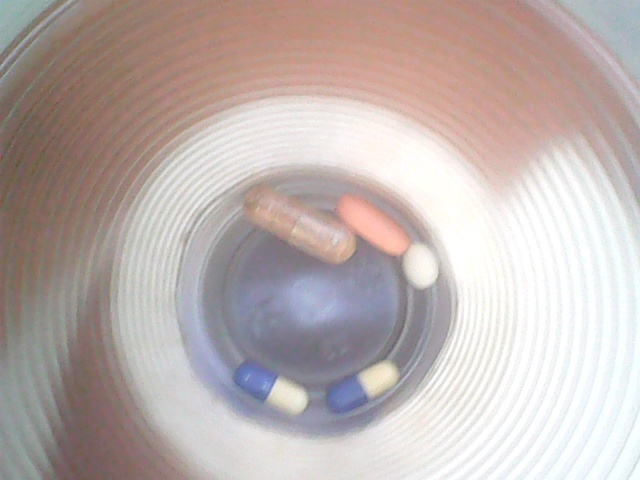
#> input picture resuorses/test10.jpg, 640 x 480 px, given in place of the camera
$ python pill_detector.py --image resuorses/test10.jpg   (older library calls are emulated)
#> lines starting #> are read from the running program, lines starting #| are printed output that depends on the picture; after the words box and inside, x2 and y2 are one past the last pixel; in counts of white or black regions, pixels touching at a corner belong together
# USAGE
# python object_size.py --image images/example_01.png --width 0.955
# python object_size.py --image images/example_02.png --width 0.955
# python object_size.py --image images/example_03.png --width 3.5

# import the necessary packages
from scipy.spatial import distance as dist
from imutils import perspective
from imutils import contours
import numpy as np
import argparse
import imutils
import cv2


def midpoint(ptA, ptB):
    return ((ptA[0] + ptB[0]) * 0.5, (ptA[1] + ptB[1]) * 0.5)


######################### take_pic_from_cam function #########################
# Function for take picture from camera
def take_pic_from_cam():
    cam = cv2.VideoCapture(0)  # 0 -> index of camera
    s, img = cam.read()
#> img is the input picture: shape (480, 640, 3); mean B, G, R 174.2, 177.1, 189.1
    return img


######################### save_pic_to_path function #########################
# Function for save picture in path
def save_pic_to_path(img, path):
    cv2.imwrite(path, img)


################## amount_of_pills function #######################
# Function for identifies the number of pills in cup using image recognition
def amount_of_pills():
    save_pic_to_path(take_pic_from_cam(), "/home/pi/PycharmProjects/HarelAz-Final-Project---drug-distribution-robot-/resuorses/temp.jpg")
    # construct the argument parse and parse the arguments
    ap = argparse.ArgumentParser()
    ap.add_argument("-i", "--image", default="",
                    help="path to the input image")
    ap.add_argument("-w", "--width", type=float, default=0.5,
                    help="width of the left-most object in the image (in inches)")
    args = vars(ap.parse_args())

    # load the image, convert it to grayscale, and blur it slightly
    # image = cv2.imread(args["image"])
    image = cv2.imread("/home/pi/PycharmProjects/HarelAz-Final-Project---drug-distribution-robot-/resuorses/temp.jpg")
    gray = cv2.cvtColor(image, cv2.COLOR_BGR2GRAY)
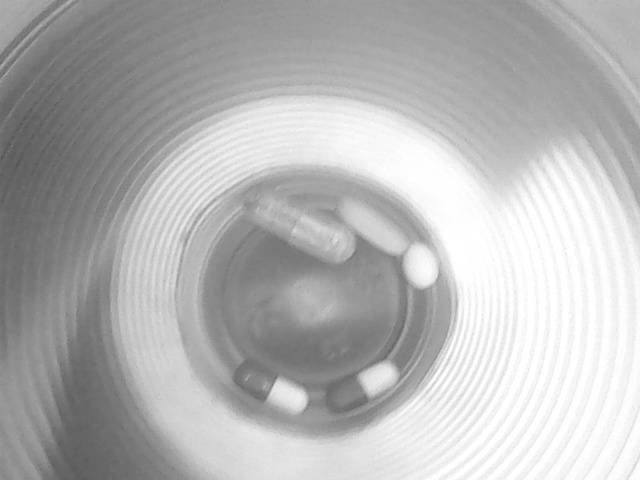
#> gray: shape (480, 640); min 84, max 255, mean 180.3
    gray = cv2.GaussianBlur(gray, (3, 3), 0)
    ret, th = cv2.threshold(gray, 0, 255, cv2.THRESH_BINARY_INV + cv2.THRESH_OTSU)
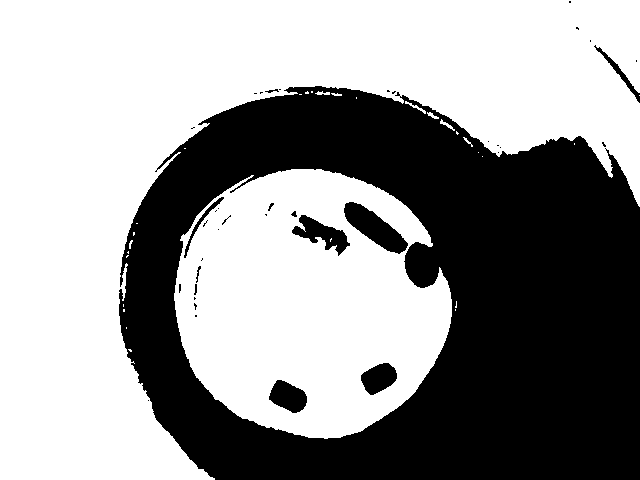
#> th: shape (480, 640); 59.7% white; 39 black regions (27 under 20 px), largest, box (x1, y1, x2, y2) and area: (119, 86, 640, 480) 118902, (344, 202, 408, 254) 1498, (292, 215, 350, 256) 989
#> ret = 188
    #cv2.imshow('gray', gray)
    #cv2.imshow('th', th)
    # perform edge detection, then perform a dilation + erosion to
    # close gaps in between object edges
    edged = cv2.Canny(gray, 10, 100)
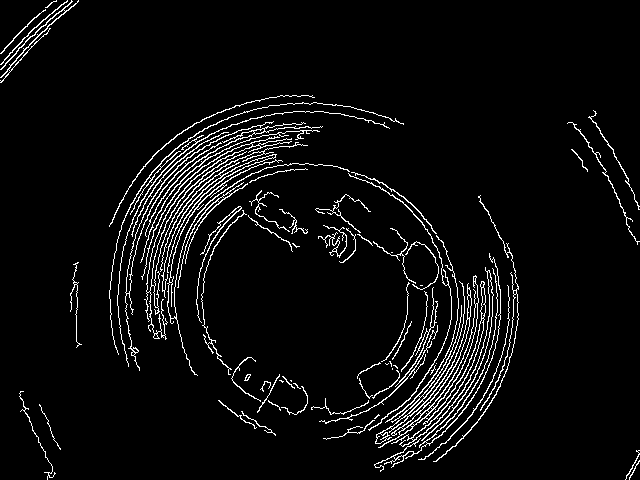
#> edged: shape (480, 640); 5% white in thin lines or dots
    #print(edged)
    #cv2.imshow('edged', edged)
    edged = cv2.dilate(th, None, iterations=1)
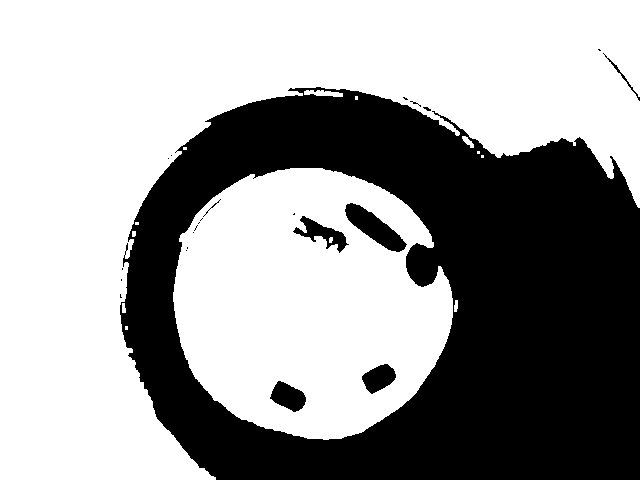
#> edged: shape (480, 640); 61.3% white; 23 black regions (16 under 20 px), largest, box (x1, y1, x2, y2) and area: (120, 87, 640, 480) 115433, (345, 203, 407, 252) 1270, (293, 216, 349, 253) 719
    edged = cv2.erode(edged, None, iterations=1)
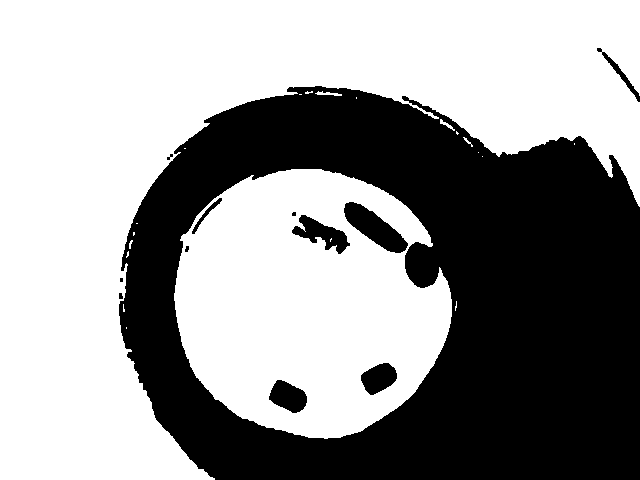
#> edged: shape (480, 640); 59.9% white; 12 black regions (4 under 20 px)
    #cv2.imshow('edged', edged)
    edged = th

    # find contours in the edge map
    cnts = cv2.findContours(edged.copy(), cv2.RETR_TREE,
                            cv2.CHAIN_APPROX_NONE)
#> cnts = 78 contours, 61 with area under 20; largest, box (x1, y1, x2, y2) and area: (0, 0, 640, 480) 129156, (174, 169, 452, 439) 56682, (343, 201, 409, 255) 1572, (291, 214, 351, 257) 1084, (268, 379, 308, 414) 884
    cnts = imutils.grab_contours(cnts)

    # sort the contours from left-to-right and initialize the
    # 'pixels per metric' calibration variable
    (cnts, _) = contours.sort_contours(cnts)
    pixelsPerMetric = None

    orig = image.copy()
    orig2 = image.copy()
    # loop over the contours individually
    num_of_pill = 0
    for c in cnts:
        # if the contour is not sufficiently large, ignore it
        if cv2.contourArea(c) < 150 or cv2.contourArea(c) > 10000:
            continue
        num_of_pill+=1
        ellipse = cv2.fitEllipse(c)
        cv2.ellipse(orig2, ellipse, (255, 0, 255), 1, cv2.LINE_AA)

        # compute the rotated bounding box of the contour
        box = cv2.minAreaRect(c)
        box = cv2.cv.BoxPoints(box) if imutils.is_cv2() else cv2.boxPoints(box)
        box = np.array(box, dtype="int")

        # order the points in the contour such that they appear
        # in top-left, top-right, bottom-right, and bottom-left
        # order, then draw the outline of the rotated bounding
        # box
        box = perspective.order_points(box)
        cv2.drawContours(orig, [box.astype("int")], -1, (0, 255, 0), 2)

        # loop over the original points and draw them
        for (x, y) in box:
            cv2.circle(orig, (int(x), int(y)), 5, (0, 0, 255), -1)

        # unpack the ordered bounding box, then compute the midpoint
        # between the top-left and top-right coordinates, followed by
        # the midpoint between bottom-left and bottom-right coordinates
        (tl, tr, br, bl) = box
        (tltrX, tltrY) = midpoint(tl, tr)
        (blbrX, blbrY) = midpoint(bl, br)

        # compute the midpoint between the top-left and top-right points,
        # followed by the midpoint between the top-righ and bottom-right
        (tlblX, tlblY) = midpoint(tl, bl)
        (trbrX, trbrY) = midpoint(tr, br)

        # draw the midpoints on the image
        cv2.circle(orig, (int(tltrX), int(tltrY)), 5, (255, 0, 0), -1)
        cv2.circle(orig, (int(blbrX), int(blbrY)), 5, (255, 0, 0), -1)
        cv2.circle(orig, (int(tlblX), int(tlblY)), 5, (255, 0, 0), -1)
        cv2.circle(orig, (int(trbrX), int(trbrY)), 5, (255, 0, 0), -1)

        # draw lines between the midpoints
        cv2.line(orig, (int(tltrX), int(tltrY)), (int(blbrX), int(blbrY)),
                 (255, 0, 255), 2)
        cv2.line(orig, (int(tlblX), int(tlblY)), (int(trbrX), int(trbrY)),
                 (255, 0, 255), 2)

        # compute the Euclidean distance between the midpoints
        dA = dist.euclidean((tltrX, tltrY), (blbrX, blbrY))
        dB = dist.euclidean((tlblX, tlblY), (trbrX, trbrY))

        # if the pixels per metric has not been initialized, then
        # compute it as the ratio of pixels to supplied metric
        # (in this case, inches)
        if pixelsPerMetric is None:
            pixelsPerMetric = dB / args["width"]

        # compute the size of the object
        dimA = dA / pixelsPerMetric
        dimB = dB / pixelsPerMetric

        # draw the object sizes on the image
        cv2.putText(orig, "{:.1f}in".format(dimA),
                    (int(tltrX - 15), int(tltrY - 10)), cv2.FONT_HERSHEY_SIMPLEX,
                    0.65, (255, 255, 255), 2)
        cv2.putText(orig, "{:.1f}in".format(dimB),
                    (int(trbrX + 10), int(trbrY)), cv2.FONT_HERSHEY_SIMPLEX,
                    0.65, (255, 255, 255), 2)
#> this loop made 78 passes
#> (ellipse, tl, tr, br, bl, tltrX, tltrY, blbrX) on pass 15: (((203.2, 227), (15.55, 64.2), 31.63), [176, 252], [215, 191], [224, 197], [184, 258], 195.5, 221.5, 204)
#> c on passes 3, 4, 6, 10, 11, 16: [[123, 304], [123, 305], [123, 306], [123, 305]], [[126, 327], [126, 328]], [[128, 251], [127, 252], [128, 253], [128, 252]], [[136, 223], [137, 223]], [[147, 400], [148, 399], [149, 400], [148, 401]], [[184, 148], [185, 148]]
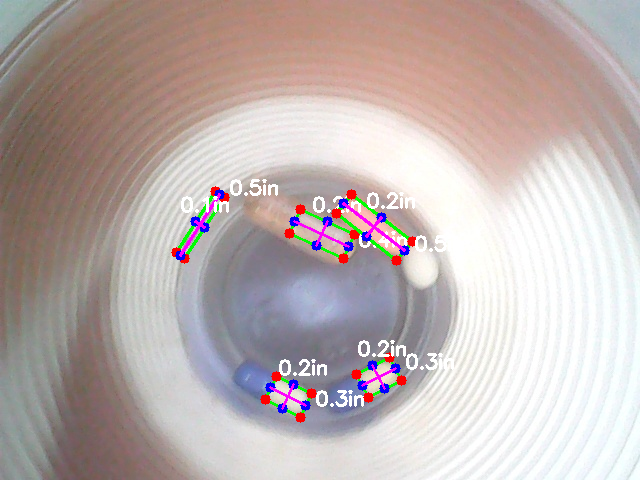
#> orig: shape (480, 640, 3); mean B, G, R 174.3, 176.1, 188.9
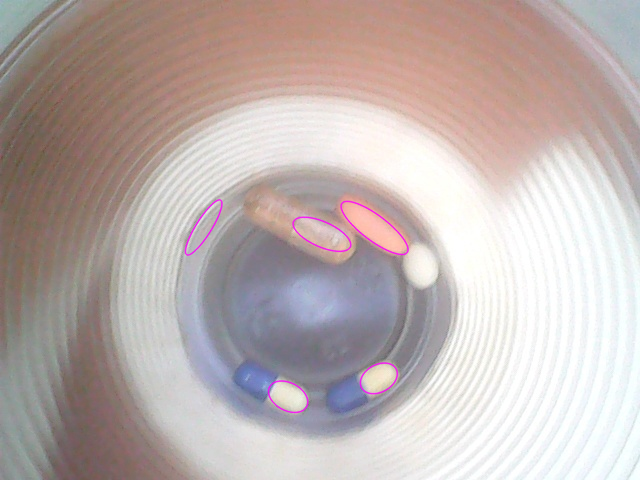
#> orig2: shape (480, 640, 3); mean B, G, R 174.4, 176.6, 189.3
#> after the loop, num_of_pill = 5; pixelsPerMetric = 145.3

    # show the output image
    cv2.imshow("Image", orig)
    cv2.imshow("Image2", orig2)
    #print(num_of_pill)
    cv2.waitKey(0)
    return num_of_pill


if __name__ == "__main__":
    #save_pic_to_path(take_pic_from_cam(), "/home/pi/PycharmProjects/HarelAz-Final-Project---drug-distribution-robot-/resuorses/temp.jpg")
    amount_of_pills()

$ run again, on resuorses/test11.jpg
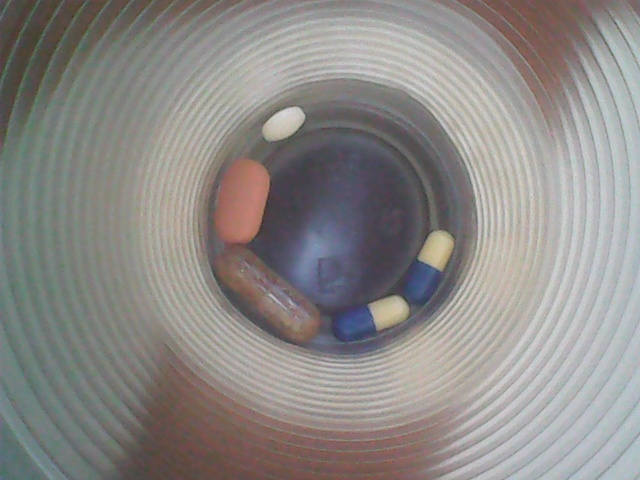
#> input picture resuorses/test11.jpg, 640 x 480 px, given in place of the camera
#> in take_pic_from_cam, img is the input picture: shape (480, 640, 3); mean B, G, R 135.1, 137.5, 140.6
#> in amount_of_pills, `ret, th = cv2.threshold(gray, 0, 255, cv2.THRESH_BINARY_INV + cv2.THRE..`:
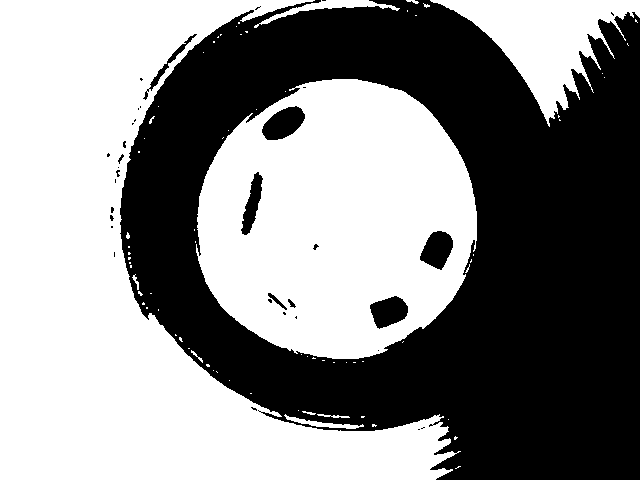
#> th: shape (480, 640); 53.7% white; 35 black regions (26 under 20 px), largest, box (x1, y1, x2, y2) and area: (120, 0, 640, 480) 138361, (262, 106, 305, 140) 961, (420, 231, 453, 270) 863
#> ret = 140
#> cnts = 114 contours, 93 with area under 20; largest, box (x1, y1, x2, y2) and area: (0, 0, 461, 480) 94586, (196, 79, 477, 359) 60706, (430, 0, 640, 127) 9982, (261, 105, 306, 141) 1012, (419, 230, 454, 271) 913
#> the loop in amount_of_pills, `for c in cnts:` made 114 passes
#> (ellipse, tl, tr, br, bl, tltrX, tltrY, blbrX) on pass 31: (((169.2, 62.77), (7.58, 78.37), 39.2), [144, 86], [190, 28], [197, 33], [151, 91], 167, 57, 174)
#> after the loop in amount_of_pills, `for c in cnts:`:
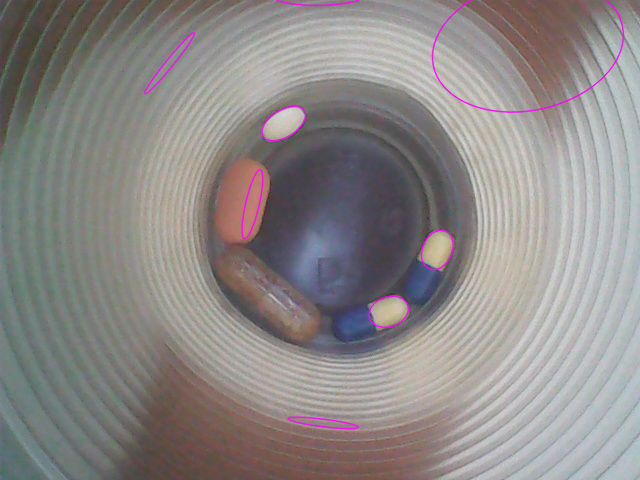
#> orig2: shape (480, 640, 3); mean B, G, R 135.7, 136.8, 141.2
#> after the loop in amount_of_pills, `for c in cnts:`: num_of_pill = 8; pixelsPerMetric = 148.1

$ run again, on resuorses/test12.jpg
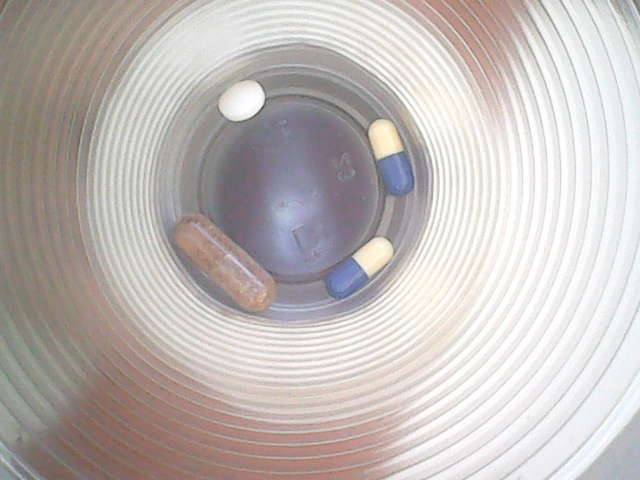
#> input picture resuorses/test12.jpg, 640 x 480 px, given in place of the camera
#> in take_pic_from_cam, img is the input picture: shape (480, 640, 3); mean B, G, R 183.6, 186.2, 192.9
#> in amount_of_pills, `ret, th = cv2.threshold(gray, 0, 255, cv2.THRESH_BINARY_INV + cv2.THRE..`:
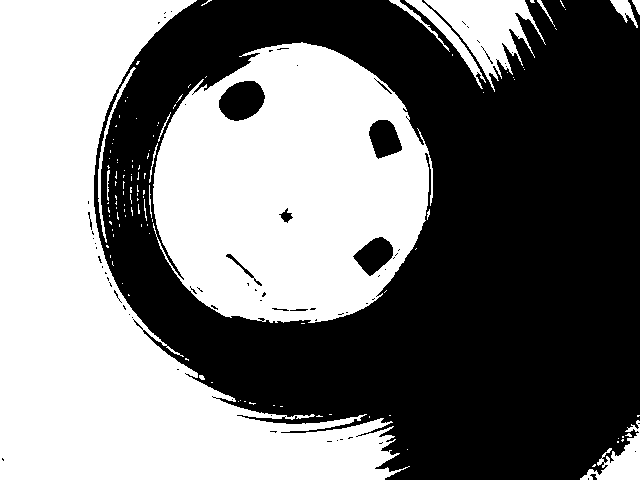
#> th: shape (480, 640); 47.4% white; 119 white regions (103 under 20 px), largest, box (x1, y1, x2, y2) and area: (0, 0, 410, 480) 79889, (153, 42, 433, 323) 56964, (424, 0, 546, 92) 4439
#> ret = 185
#> cnts = 238 contours, 210 with area under 20; largest, box (x1, y1, x2, y2) and area: (0, 0, 410, 480) 78851, (153, 42, 433, 323) 60015, (424, 0, 546, 92) 4200, (218, 80, 266, 122) 1422, (580, 420, 640, 480) 1246
#> the loop in amount_of_pills, `for c in cnts:` made 238 passes
#> (num_of_pill, ellipse, tl, tr, br, bl, tltrX, tltrY) on pass 11: (1, ((226.1, 183.8), (254.5, 341.7), 1.21), [85, 238], [114, 63], [135, 67], [106, 242], 99.5, 150.5)
#> after the loop in amount_of_pills, `for c in cnts:`:
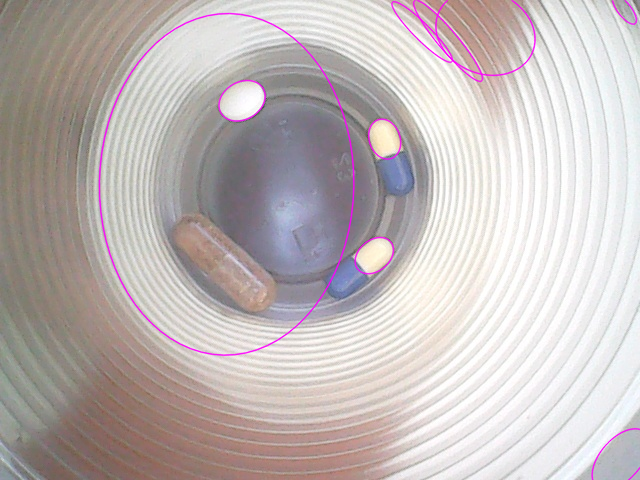
#> orig2: shape (480, 640, 3); mean B, G, R 184.2, 184.6, 193.4
#> after the loop in amount_of_pills, `for c in cnts:`: num_of_pill = 9; pixelsPerMetric = 354.8

$ run again, on resuorses/test13.jpg
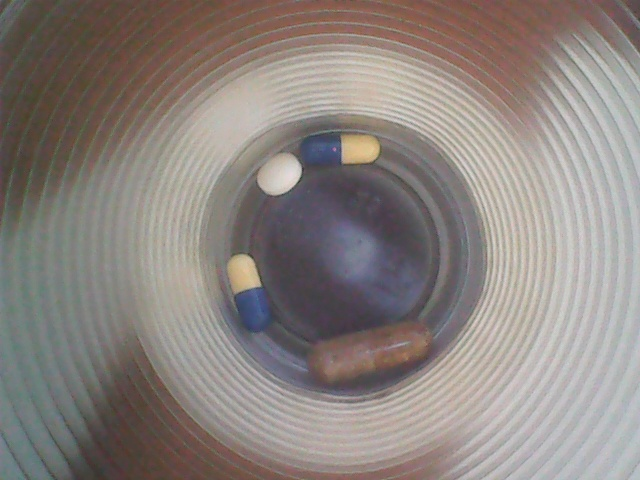
#> input picture resuorses/test13.jpg, 640 x 480 px, given in place of the camera
#> in take_pic_from_cam, img is the input picture: shape (480, 640, 3); mean B, G, R 127.3, 131.7, 139.9
#> th: shape (480, 640); 55.1% white; 56 black regions (45 under 20 px), largest, box (x1, y1, x2, y2) and area: (103, 32, 640, 480) 133524, (257, 153, 302, 195) 1395, (341, 135, 380, 163) 939
#> ret = 137
#> cnts = 122 contours, 100 with area under 20; largest, box (x1, y1, x2, y2) and area: (0, 0, 640, 480) 108918, (205, 115, 487, 403) 61938, (256, 152, 303, 196) 1456, (340, 134, 381, 164) 994, (226, 254, 262, 294) 970
#> the loop in amount_of_pills, `for c in cnts:` made 122 passes
#> (ellipse, tl, tr, br, bl, tltrX, tltrY, blbrX) on pass 7: (((96.31, 224), (9.58, 88.54), 6.98), [85, 267], [106, 179], [96, 177], [95, 269], 95.5, 223, 95.5)
#> after the loop in amount_of_pills, `for c in cnts:`:
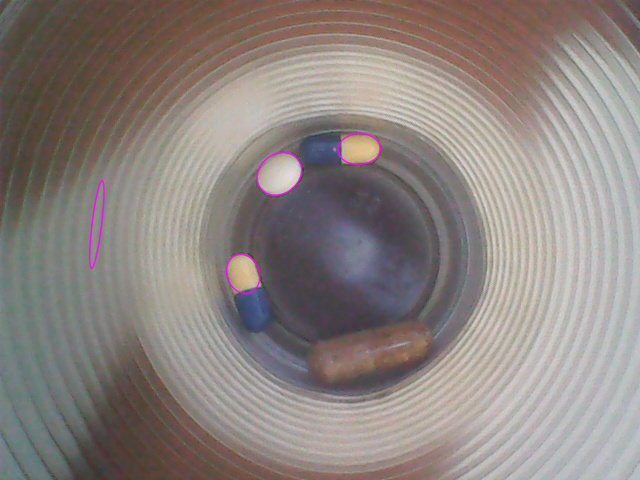
#> orig2: shape (480, 640, 3); mean B, G, R 127.6, 131.4, 140.1
#> after the loop in amount_of_pills, `for c in cnts:`: num_of_pill = 4; pixelsPerMetric = 181.3
